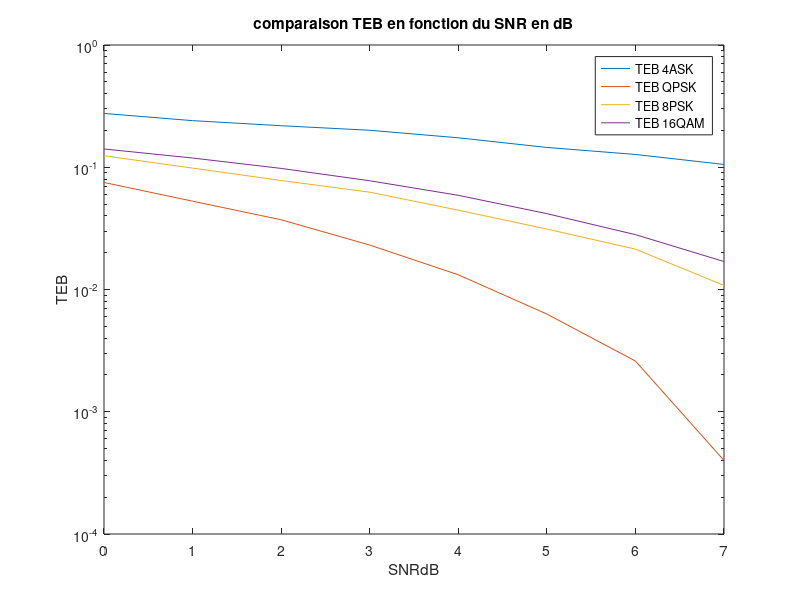
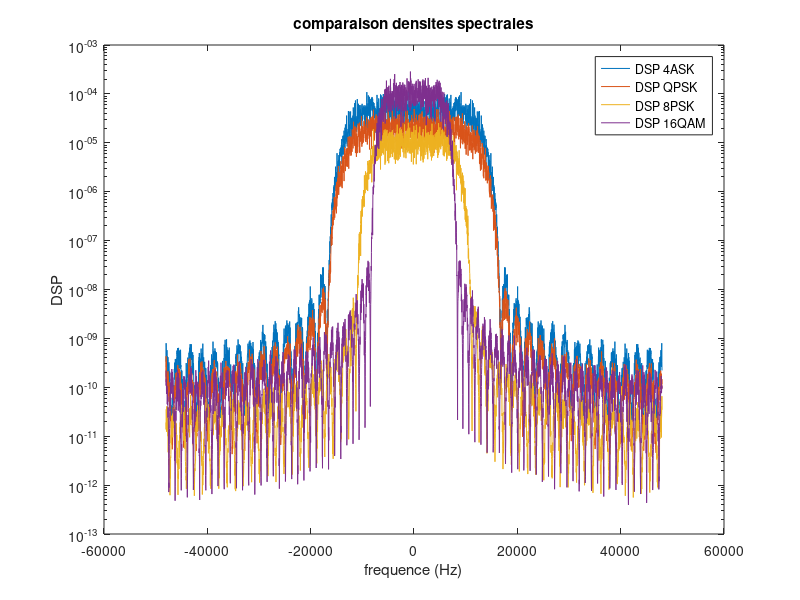

MATLAB code to generate these figures, in order:
close all;
clear;

SNRdBliste = [0,1,2,3,4,5,6,7];

load("resultats4ASK.mat");
load("resultats8PSK.mat");
load("resultats16QAM.mat");
load("resultatsQPSK.mat");

%comparaison TEB avec TEB théorique
figure;
semilogy(SNRdBliste, TEB4ASK);
hold on;
semilogy(SNRdBliste, TEBQPSK);
semilogy(SNRdBliste, TEB8PSK);
semilogy(SNRdBliste, TEB16QAM);

title(['comparaison TEB en fonction du SNR en dB']);
legend('TEB 4ASK','TEB QPSK','TEB 8PSK','TEB 16QAM');
xlabel('SNRdB');
ylabel('TEB');
hold off;

%Tracé densité spectrale de puissance du signal transmis en fonction de la fréquence
Np = 4096;
Fe = 96000;
F = linspace(-Fe/2,Fe/2,Np);
figure;
semilogy(F, DSP4ASK);
hold on;
semilogy(F, DSPQPSK);
semilogy(F, DSP8PSK);
semilogy(F, DSP16QAM);

title(['comparaison densites spectrales']);
legend('DSP 4ASK','DSP QPSK','DSP 8PSK','DSP 16QAM');
xlabel('frequence (Hz)');
ylabel('DSP');
hold off;
